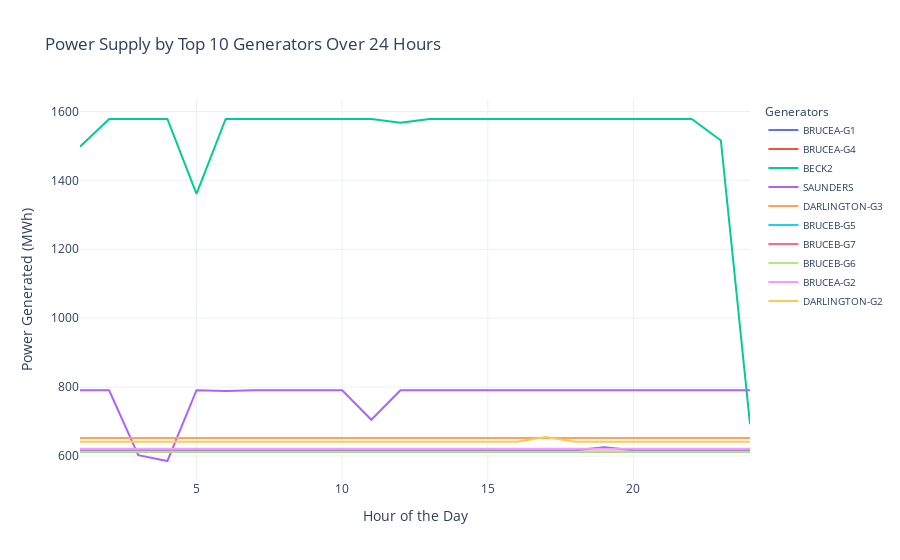

Notebook code cell kept with this figure:
### Markdown cell above
*Plot for top 10 generators*

### Code cell
total_power_per_generator = solution.groupby('Plant')['Power generated (MWh)'].sum().sort_values(ascending=False)
top_generators = total_power_per_generator.head(10).index  # Top 10 generators

top_generators_data = solution[solution['Plant'].isin(top_generators)]

fig = px.line(
    top_generators_data,
    x='Hour',
    y='Power generated (MWh)',
    color='Plant',
    title="Power Supply by Top 10 Generators Over 24 Hours",
    labels={'Hour': 'Hour of the Day', 'Power generated (MWh)': 'Power Generated (MWh)', 'Plant': 'Generator'},
    hover_data={'Hour': True, 'Power generated (MWh)': True, 'Plant': True}  # Add hover information
)

fig.update_layout(
    legend=dict(title="Generators", font=dict(size=10), orientation="v"),
    xaxis_title="Hour of the Day",
    yaxis_title="Power Generated (MWh)",
    template="plotly_white"
)
fig.show()

### Figure 1 — Plotly figure (JSON) as saved in the notebook; plotly's stock layout.template omitted (floating-point values rounded to 4 significant figures)
{"data": [{"customdata": [["BRUCEA-G1"], ["BRUCEA-G1"], ["BRUCEA-G1"], ["BRUCEA-G1"], ["BRUCEA-G1"], ["BRUCEA-G1"], ["BRUCEA-G1"], ["BRUCEA-G1"], ["BRUCEA-G1"], ["BRUCEA-G1"], ["BRUCEA-G1"], ["BRUCEA-G1"], ["BRUCEA-G1"], ["BRUCEA-G1"], ["BRUCEA-G1"], ["BRUCEA-G1"], ["BRUCEA-G1"], ["BRUCEA-G1"], ["BRUCEA-G1"], ["BRUCEA-G1"], ["BRUCEA-G1"], ["BRUCEA-G1"], ["BRUCEA-G1"], ["BRUCEA-G1"]], "hovertemplate": "Generator=%{customdata[0]}<br>Hour of the Day=%{x}<br>Power Generated (MWh)=%{y}<extra></extra>", "legendgroup": "BRUCEA-G1", "line": {"color": "#636efa", "dash": "solid"}, "marker": {"symbol": "circle"}, "mode": "lines", "name": "BRUCEA-G1", "orientation": "v", "showlegend": true, "type": "scatter", "x": [1, 2, 3, 4, 5, 6, 7, 8, 9, 10, 11, 12, 13, 14, 15, 16, 17, 18, 19, 20, 21, 22, 23, 24], "xaxis": "x", "y": [616.5, 616.5, 616.5, 616.5, 616.5, 616.5, 616.5, 616.5, 616.5, 616.5, 616.5, 616.5, 616.5, 616.5, 616.5, 616.5, 616.5, 616.5, 625.5, 616.5, 616.5, 616.5, 616.5, 616.5], "yaxis": "y"}, {"customdata": [["BRUCEA-G4"], ["BRUCEA-G4"], ["BRUCEA-G4"], ["BRUCEA-G4"], ["BRUCEA-G4"], ["BRUCEA-G4"], ["BRUCEA-G4"], ["BRUCEA-G4"], ["BRUCEA-G4"], ["BRUCEA-G4"], ["BRUCEA-G4"], ["BRUCEA-G4"], ["BRUCEA-G4"], ["BRUCEA-G4"], ["BRUCEA-G4"], ["BRUCEA-G4"], ["BRUCEA-G4"], ["BRUCEA-G4"], ["BRUCEA-G4"], ["BRUCEA-G4"], ["BRUCEA-G4"], ["BRUCEA-G4"], ["BRUCEA-G4"], ["BRUCEA-G4"]], "hovertemplate": "Generator=%{customdata[0]}<br>Hour of the Day=%{x}<br>Power Generated (MWh)=%{y}<extra></extra>", "legendgroup": "BRUCEA-G4", "line": {"color": "#EF553B", "dash": "solid"}, "marker": {"symbol": "circle"}, "mode": "lines", "name": "BRUCEA-G4", "orientation": "v", "showlegend": true, "type": "scatter", "x": [1, 2, 3, 4, 5, 6, 7, 8, 9, 10, 11, 12, 13, 14, 15, 16, 17, 18, 19, 20, 21, 22, 23, 24], "xaxis": "x", "y": [612, 612, 612, 612, 612, 612, 612, 612, 612, 612, 612, 612, 612, 612, 612, 612, 612, 612, 612, 612, 612, 612, 612, 612], "yaxis": "y"}, {"customdata": [["BECK2"], ["BECK2"], ["BECK2"], ["BECK2"], ["BECK2"], ["BECK2"], ["BECK2"], ["BECK2"], ["BECK2"], ["BECK2"], ["BECK2"], ["BECK2"], ["BECK2"], ["BECK2"], ["BECK2"], ["BECK2"], ["BECK2"], ["BECK2"], ["BECK2"], ["BECK2"], ["BECK2"], ["BECK2"], ["BECK2"], ["BECK2"]], "hovertemplate": "Generator=%{customdata[0]}<br>Hour of the Day=%{x}<br>Power Generated (MWh)=%{y}<extra></extra>", "legendgroup": "BECK2", "line": {"color": "#00cc96", "dash": "solid"}, "marker": {"symbol": "circle"}, "mode": "lines", "name": "BECK2", "orientation": "v", "showlegend": true, "type": "scatter", "x": [1, 2, 3, 4, 5, 6, 7, 8, 9, 10, 11, 12, 13, 14, 15, 16, 17, 18, 19, 20, 21, 22, 23, 24], "xaxis": "x", "y": [1498.0, 1578, 1578, 1578, 1361.0, 1578, 1578, 1578, 1578, 1578, 1578, 1567.0, 1578, 1578, 1578, 1578, 1578, 1578, 1578, 1578, 1578, 1578, 1516.0, 692.4], "yaxis": "y"}, {"customdata": [["SAUNDERS"], ["SAUNDERS"], ["SAUNDERS"], ["SAUNDERS"], ["SAUNDERS"], ["SAUNDERS"], ["SAUNDERS"], ["SAUNDERS"], ["SAUNDERS"], ["SAUNDERS"], ["SAUNDERS"], ["SAUNDERS"], ["SAUNDERS"], ["SAUNDERS"], ["SAUNDERS"], ["SAUNDERS"], ["SAUNDERS"], ["SAUNDERS"], ["SAUNDERS"], ["SAUNDERS"], ["SAUNDERS"], ["SAUNDERS"], ["SAUNDERS"], ["SAUNDERS"]], "hovertemplate": "Generator=%{customdata[0]}<br>Hour of the Day=%{x}<br>Power Generated (MWh)=%{y}<extra></extra>", "legendgroup": "SAUNDERS", "line": {"color": "#ab63fa", "dash": "solid"}, "marker": {"symbol": "circle"}, "mode": "lines", "name": "SAUNDERS", "orientation": "v", "showlegend": true, "type": "scatter", "x": [1, 2, 3, 4, 5, 6, 7, 8, 9, 10, 11, 12, 13, 14, 15, 16, 17, 18, 19, 20, 21, 22, 23, 24], "xaxis": "x", "y": [791, 791, 602.5, 585.6, 791, 788.5, 791, 791, 791, 791, 705.2, 791, 791, 791, 791, 791, 791, 791, 791, 791, 791, 791, 791, 791], "yaxis": "y"}, {"customdata": [["DARLINGTON-G3"], ["DARLINGTON-G3"], ["DARLINGTON-G3"], ["DARLINGTON-G3"], ["DARLINGTON-G3"], ["DARLINGTON-G3"], ["DARLINGTON-G3"], ["DARLINGTON-G3"], ["DARLINGTON-G3"], ["DARLINGTON-G3"], ["DARLINGTON-G3"], ["DARLINGTON-G3"], ["DARLINGTON-G3"], ["DARLINGTON-G3"], ["DARLINGTON-G3"], ["DARLINGTON-G3"], ["DARLINGTON-G3"], ["DARLINGTON-G3"], ["DARLINGTON-G3"], ["DARLINGTON-G3"], ["DARLINGTON-G3"], ["DARLINGTON-G3"], ["DARLINGTON-G3"], ["DARLINGTON-G3"]], "hovertemplate": "Generator=%{customdata[0]}<br>Hour of the Day=%{x}<br>Power Generated (MWh)=%{y}<extra></extra>", "legendgroup": "DARLINGTON-G3", "line": {"color": "#FFA15A", "dash": "solid"}, "marker": {"symbol": "circle"}, "mode": "lines", "name": "DARLINGTON-G3", "orientation": "v", "showlegend": true, "type": "scatter", "x": [1, 2, 3, 4, 5, 6, 7, 8, 9, 10, 11, 12, 13, 14, 15, 16, 17, 18, 19, 20, 21, 22, 23, 24], "xaxis": "x", "y": [652.5, 652.5, 652.5, 652.5, 652.5, 652.5, 652.5, 652.5, 652.5, 652.5, 652.5, 652.5, 652.5, 652.5, 652.5, 652.5, 652.5, 652.5, 652.5, 653.9, 652.5, 652.5, 652.5, 652.5], "yaxis": "y"}, {"customdata": [["BRUCEB-G5"], ["BRUCEB-G5"], ["BRUCEB-G5"], ["BRUCEB-G5"], ["BRUCEB-G5"], ["BRUCEB-G5"], ["BRUCEB-G5"], ["BRUCEB-G5"], ["BRUCEB-G5"], ["BRUCEB-G5"], ["BRUCEB-G5"], ["BRUCEB-G5"], ["BRUCEB-G5"], ["BRUCEB-G5"], ["BRUCEB-G5"], ["BRUCEB-G5"], ["BRUCEB-G5"], ["BRUCEB-G5"], ["BRUCEB-G5"], ["BRUCEB-G5"], ["BRUCEB-G5"], ["BRUCEB-G5"], ["BRUCEB-G5"], ["BRUCEB-G5"]], "hovertemplate": "Generator=%{customdata[0]}<br>Hour of the Day=%{x}<br>Power Generated (MWh)=%{y}<extra></extra>", "legendgroup": "BRUCEB-G5", "line": {"color": "#19d3f3", "dash": "solid"}, "marker": {"symbol": "circle"}, "mode": "lines", "name": "BRUCEB-G5", "orientation": "v", "showlegend": true, "type": "scatter", "x": [1, 2, 3, 4, 5, 6, 7, 8, 9, 10, 11, 12, 13, 14, 15, 16, 17, 18, 19, 20, 21, 22, 23, 24], "xaxis": "x", "y": [612.8, 612.8, 612.8, 612.8, 612.8, 612.8, 612.8, 612.8, 612.8, 612.8, 612.8, 612.8, 612.8, 612.8, 612.8, 612.8, 612.8, 612.8, 612.8, 612.8, 612.8, 612.8, 612.8, 612.8], "yaxis": "y"}, {"customdata": [["BRUCEB-G7"], ["BRUCEB-G7"], ["BRUCEB-G7"], ["BRUCEB-G7"], ["BRUCEB-G7"], ["BRUCEB-G7"], ["BRUCEB-G7"], ["BRUCEB-G7"], ["BRUCEB-G7"], ["BRUCEB-G7"], ["BRUCEB-G7"], ["BRUCEB-G7"], ["BRUCEB-G7"], ["BRUCEB-G7"], ["BRUCEB-G7"], ["BRUCEB-G7"], ["BRUCEB-G7"], ["BRUCEB-G7"], ["BRUCEB-G7"], ["BRUCEB-G7"], ["BRUCEB-G7"], ["BRUCEB-G7"], ["BRUCEB-G7"], ["BRUCEB-G7"]], "hovertemplate": "Generator=%{customdata[0]}<br>Hour of the Day=%{x}<br>Power Generated (MWh)=%{y}<extra></extra>", "legendgroup": "BRUCEB-G7", "line": {"color": "#FF6692", "dash": "solid"}, "marker": {"symbol": "circle"}, "mode": "lines", "name": "BRUCEB-G7", "orientation": "v", "showlegend": true, "type": "scatter", "x": [1, 2, 3, 4, 5, 6, 7, 8, 9, 10, 11, 12, 13, 14, 15, 16, 17, 18, 19, 20, 21, 22, 23, 24], "xaxis": "x", "y": [612.8, 612.8, 612.8, 612.8, 612.8, 612.8, 612.8, 612.8, 612.8, 612.8, 612.8, 612.8, 612.8, 612.8, 612.8, 612.8, 612.8, 612.8, 612.8, 612.8, 612.8, 612.8, 612.8, 612.8], "yaxis": "y"}, {"customdata": [["BRUCEB-G6"], ["BRUCEB-G6"], ["BRUCEB-G6"], ["BRUCEB-G6"], ["BRUCEB-G6"], ["BRUCEB-G6"], ["BRUCEB-G6"], ["BRUCEB-G6"], ["BRUCEB-G6"], ["BRUCEB-G6"], ["BRUCEB-G6"], ["BRUCEB-G6"], ["BRUCEB-G6"], ["BRUCEB-G6"], ["BRUCEB-G6"], ["BRUCEB-G6"], ["BRUCEB-G6"], ["BRUCEB-G6"], ["BRUCEB-G6"], ["BRUCEB-G6"], ["BRUCEB-G6"], ["BRUCEB-G6"], ["BRUCEB-G6"], ["BRUCEB-G6"]], "hovertemplate": "Generator=%{customdata[0]}<br>Hour of the Day=%{x}<br>Power Generated (MWh)=%{y}<extra></extra>", "legendgroup": "BRUCEB-G6", "line": {"color": "#B6E880", "dash": "solid"}, "marker": {"symbol": "circle"}, "mode": "lines", "name": "BRUCEB-G6", "orientation": "v", "showlegend": true, "type": "scatter", "x": [1, 2, 3, 4, 5, 6, 7, 8, 9, 10, 11, 12, 13, 14, 15, 16, 17, 18, 19, 20, 21, 22, 23, 24], "xaxis": "x", "y": [612.8, 612.8, 612.8, 612.8, 612.8, 612.8, 612.8, 612.8, 612.8, 612.8, 612.8, 612.8, 612.8, 612.8, 612.8, 612.8, 612.8, 612.8, 612.8, 612.8, 612.8, 612.8, 612.8, 612.8], "yaxis": "y"}, {"customdata": [["BRUCEA-G2"], ["BRUCEA-G2"], ["BRUCEA-G2"], ["BRUCEA-G2"], ["BRUCEA-G2"], ["BRUCEA-G2"], ["BRUCEA-G2"], ["BRUCEA-G2"], ["BRUCEA-G2"], ["BRUCEA-G2"], ["BRUCEA-G2"], ["BRUCEA-G2"], ["BRUCEA-G2"], ["BRUCEA-G2"], ["BRUCEA-G2"], ["BRUCEA-G2"], ["BRUCEA-G2"], ["BRUCEA-G2"], ["BRUCEA-G2"], ["BRUCEA-G2"], ["BRUCEA-G2"], ["BRUCEA-G2"], ["BRUCEA-G2"], ["BRUCEA-G2"]], "hovertemplate": "Generator=%{customdata[0]}<br>Hour of the Day=%{x}<br>Power Generated (MWh)=%{y}<extra></extra>", "legendgroup": "BRUCEA-G2", "line": {"color": "#FF97FF", "dash": "solid"}, "marker": {"symbol": "circle"}, "mode": "lines", "name": "BRUCEA-G2", "orientation": "v", "showlegend": true, "type": "scatter", "x": [1, 2, 3, 4, 5, 6, 7, 8, 9, 10, 11, 12, 13, 14, 15, 16, 17, 18, 19, 20, 21, 22, 23, 24], "xaxis": "x", "y": [621, 621, 621, 621, 621, 621, 621, 621, 621, 621, 621, 621, 621, 621, 621, 621, 621, 621, 621, 621, 621, 621, 621, 621], "yaxis": "y"}, {"customdata": [["DARLINGTON-G2"], ["DARLINGTON-G2"], ["DARLINGTON-G2"], ["DARLINGTON-G2"], ["DARLINGTON-G2"], ["DARLINGTON-G2"], ["DARLINGTON-G2"], ["DARLINGTON-G2"], ["DARLINGTON-G2"], ["DARLINGTON-G2"], ["DARLINGTON-G2"], ["DARLINGTON-G2"], ["DARLINGTON-G2"], ["DARLINGTON-G2"], ["DARLINGTON-G2"], ["DARLINGTON-G2"], ["DARLINGTON-G2"], ["DARLINGTON-G2"], ["DARLINGTON-G2"], ["DARLINGTON-G2"], ["DARLINGTON-G2"], ["DARLINGTON-G2"], ["DARLINGTON-G2"], ["DARLINGTON-G2"]], "hovertemplate": "Generator=%{customdata[0]}<br>Hour of the Day=%{x}<br>Power Generated (MWh)=%{y}<extra></extra>", "legendgroup": "DARLINGTON-G2", "line": {"color": "#FECB52", "dash": "solid"}, "marker": {"symbol": "circle"}, "mode": "lines", "name": "DARLINGTON-G2", "orientation": "v", "showlegend": true, "type": "scatter", "x": [1, 2, 3, 4, 5, 6, 7, 8, 9, 10, 11, 12, 13, 14, 15, 16, 17, 18, 19, 20, 21, 22, 23, 24], "xaxis": "x", "y": [641.2, 641.2, 641.2, 641.2, 641.2, 641.2, 641.2, 641.2, 641.2, 641.2, 641.2, 641.2, 641.2, 641.2, 641.2, 641.2, 655.5, 641.2, 641.2, 641.2, 641.2, 641.2, 641.2, 641.2], "yaxis": "y"}], "layout": {"legend": {"font": {"size": 10}, "orientation": "v", "title": {"text": "Generators"}, "tracegroupgap": 0}, "title": {"text": "Power Supply by Top 10 Generators Over 24 Hours"}, "xaxis": {"anchor": "y", "domain": [0, 1], "title": {"text": "Hour of the Day"}}, "yaxis": {"anchor": "x", "domain": [0, 1], "title": {"text": "Power Generated (MWh)"}}}}
